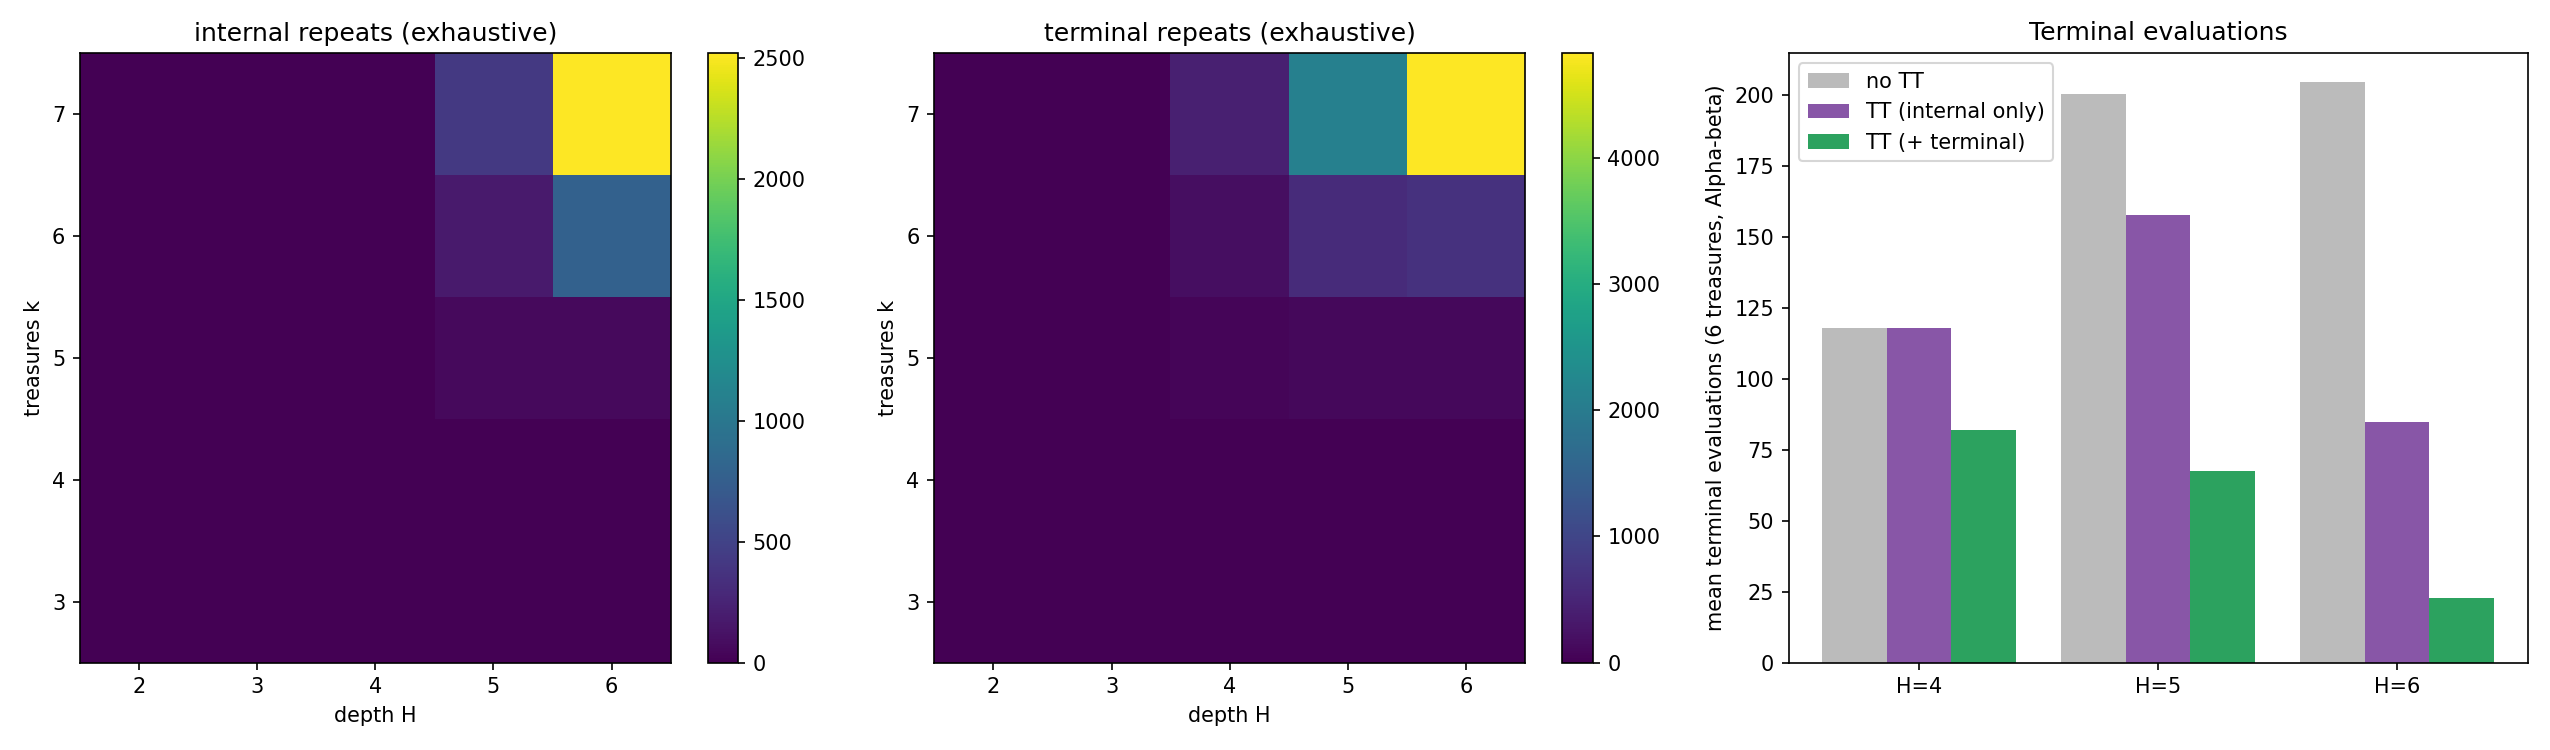

Reproduce this figure in Python.
import os
import random
from collections import Counter

import matplotlib
matplotlib.use('Agg')
import matplotlib.pyplot as plt

from treasure_game_task4 import TreasureGame, make_game, best_move, tt_key, mean, mean_ci, sign_test_p

INF = float('inf')
SEED = 2026
WALL = 'X'
OUT_DIR = os.path.dirname(os.path.abspath(__file__))
PLOT_PATH = os.path.join(OUT_DIR, 'tt_h4_no_effect_task4.png')
REPORT_PATH = os.path.join(OUT_DIR, 'tt_h4_no_effect_task4_results.md')

K_EXHAUSTIVE = range(3, 8)
H_EXHAUSTIVE = range(2, 7)
K_RANDOM = (4, 5, 6)
H_RANDOM = (4, 5, 6)
N_MAPS = 200


def generate_instance(rng, rows, cols, treasure_count, wall_prob, value_low, value_high):
    grid = [[WALL if rng.random() < wall_prob else str(rng.randint(1, 9))
             for _ in range(cols)] for _ in range(rows)]
    cells = [(r, c) for r in range(rows) for c in range(cols)]
    rng.shuffle(cells)
    labels = ['A', 'B'] + [f'T{i}' for i in range(1, treasure_count + 1)]
    for label, (r, c) in zip(labels, cells):
        grid[r][c] = label
    values = {f'T{i}': rng.randint(value_low, value_high) for i in range(1, treasure_count + 1)}
    return [[str(cell) for cell in row] for row in grid], values


def sample_games(seed, count, treasures, rows=7, cols=7, wall_prob=0.2, low=6, high=9):
    rng = random.Random(seed)
    out = []
    while len(out) < count:
        try:
            grid, values = generate_instance(rng, rows, cols, treasures, wall_prob, low, high)
            game = make_game(grid, values)
        except ValueError:
            continue
        out.append(game)
    return out


def structural_game(k):
    names = ['A', 'B'] + [f'T{i}' for i in range(1, k + 1)]
    dist = [[1] * len(names) for _ in names]
    return TreasureGame(names, dist, [0, 0] + [1] * k)


def repeated_visits(keys):
    counts = Counter(keys)
    return sum(v - 1 for v in counts.values() if v > 1)


def enumerate_repeats(k, H):
    game = structural_game(k)
    internal, terminal = [], []

    def walk(state, depth):
        if depth == 0 or not state.left:
            terminal.append(tt_key(state, 0))
            return
        internal.append(tt_key(state, depth))
        for t in state.left:
            walk(game.apply(state, t), depth - 1)

    walk(game.start_state(), H)
    return repeated_visits(internal), repeated_visits(terminal)


def first_depth(values):
    for H in H_EXHAUSTIVE:
        if values[H] > 0:
            return H
    return None


def alphabeta_count(game, state, depth, alpha, beta, stats, table, cache_terminal):
    util = game.utility(state)
    use_tt = table is not None

    if depth == 0 or not state.left:
        if use_tt and cache_terminal:
            key = tt_key(state, 0)
            if key in table:
                stats['terminal_hits'] += 1
                return table[key] + util
            table[key] = 0
        stats['terminal_evals'] += 1
        return util

    key = None
    prev = (-INF, INF)
    if use_tt:
        key = tt_key(state, depth)
        if key in table:
            lo, hi = table[key]
            if lo == hi or lo >= beta - util or hi <= alpha - util:
                stats['internal_hits'] += 1
                if lo == hi or lo >= beta - util:
                    return lo + util
                return hi + util
            prev = (lo, hi)

    stats['internal'] += 1
    alpha0, beta0 = alpha, beta

    if state.a_turn:
        best = -INF
        for t in state.left:
            v = alphabeta_count(game, game.apply(state, t), depth - 1, alpha, beta,
                                stats, table, cache_terminal)
            best = max(best, v)
            alpha = max(alpha, best)
            if alpha >= beta:
                break
    else:
        best = INF
        for t in state.left:
            v = alphabeta_count(game, game.apply(state, t), depth - 1, alpha, beta,
                                stats, table, cache_terminal)
            best = min(best, v)
            beta = min(beta, best)
            if alpha >= beta:
                break

    if use_tt:
        if best <= alpha0:
            lo, hi = -INF, best - util
        elif best >= beta0:
            lo, hi = best - util, INF
        else:
            lo, hi = best - util, best - util
        table[key] = (max(prev[0], lo), min(prev[1], hi))
    return best


def search_root(game, state, depth, table, cache_terminal):
    stats = Counter()
    stats['internal'] += 1
    best = -INF
    for t in state.left:
        v = alphabeta_count(game, game.apply(state, t), depth - 1, best - 1, INF,
                            stats, table, cache_terminal)
        best = max(best, v)
    return best, stats


def fmt_ci(m, lo, hi):
    return f'{m:.1f}（95% 置信区间 {lo:.1f} 到 {hi:.1f}）'


def part_derivation(lines):
    lines.append('推导（不依赖地图）：')
    lines.append('1. 状态由 A 的位置、B 的位置、剩余宝藏、轮到谁、剩余深度决定。')
    lines.append('2. 中间状态（剩余深度大于 0）的重复，需要两条不同的走法得到相同的位置和剩余宝藏。'
                 '第一次可能出现在 4 步之后，且此时必须仍有宝藏可取，因此要求 H≥5 且宝藏数≥5。')
    lines.append('3. 终止状态的重复，只需要 4 步后两人的位置和剩余宝藏相同，因此要求 H≥4 且宝藏数≥4。')
    lines.append('4. 标准置换表只存储中间状态，终止状态直接返回评价值，所以 H=4 时没有可以命中的中间状态。')
    lines.append('')


def part_exhaustive(lines, table):
    lines.append('一、穷举验证（枚举所有走法，与地图无关）')
    for k in K_EXHAUSTIVE:
        internal, terminal = {}, {}
        for H in H_EXHAUSTIVE:
            internal[H], terminal[H] = enumerate_repeats(k, H)
            table[(k, H)] = (internal[H], terminal[H])

        first_internal = first_depth(internal)
        first_terminal = first_depth(terminal)
        derived_internal = 5 if k >= 5 else None
        derived_terminal = 4 if k >= 4 else None
        assert first_internal == derived_internal, (k, first_internal)
        assert first_terminal == derived_terminal, (k, first_terminal)

        lines.append(f'{k} 个宝藏：中间状态首次重复的深度 H = {first_internal or "无"}；'
                     f'终止状态首次重复的深度 H = {first_terminal or "无"}。')
    lines.append('穷举结果与推导一致。')
    lines.append('')


def part_random(lines, results):
    lines.append('二、随机地图实测（Alpha-beta，7×7 地图，每组 200 张）')
    for k in K_RANDOM:
        for H in H_RANDOM:
            games = sample_games(SEED + 10 * k + H, N_MAPS, k)
            rec = {'int_off': [], 'int_std': [], 'int_term': [],
                   'ev_off': [], 'ev_std': [], 'ev_term': [], 'term_hits': []}
            for g in games:
                st = g.start_state()
                ref = best_move(g, st, H)['best_value']

                v0, s0 = search_root(g, st, H, None, False)
                v1, s1 = search_root(g, st, H, {}, False)
                v2, s2 = search_root(g, st, H, {}, True)
                assert v0 == v1 == v2 == ref

                rec['int_off'].append(s0['internal'])
                rec['int_std'].append(s1['internal'])
                rec['int_term'].append(s2['internal'])
                rec['ev_off'].append(s0['terminal_evals'])
                rec['ev_std'].append(s1['terminal_evals'])
                rec['ev_term'].append(s2['terminal_evals'])
                rec['term_hits'].append(s2['terminal_hits'])

            results[(k, H)] = rec

            m1, lo1, hi1 = mean_ci([a - b for a, b in zip(rec['int_off'], rec['int_std'])])
            diffs = [a - b for a, b in zip(rec['ev_std'], rec['ev_term'])]
            m2, lo2, hi2 = mean_ci(diffs)
            p2 = sign_test_p(diffs)
            lines.append(f"宝藏 {k} 个、H={H}：标准置换表相对无置换表少展开内部节点 {fmt_ci(m1, lo1, hi1)}；"
                         f"缓存终止状态相对标准置换表少做终止评价 {fmt_ci(m2, lo2, hi2)}，"
                         f"符号检验 p = {p2:.2g}。")
    lines.append('')


def plot(table, results):
    fig, axes = plt.subplots(1, 3, figsize=(17, 5))
    ks = list(K_EXHAUSTIVE)
    hs = list(H_EXHAUSTIVE)

    for ax, idx, title in ((axes[0], 0, 'internal repeats (exhaustive)'),
                           (axes[1], 1, 'terminal repeats (exhaustive)')):
        data = [[table[(k, H)][idx] for H in hs] for k in ks]
        im = ax.imshow(data, origin='lower', cmap='viridis', aspect='auto')
        ax.set_xticks(range(len(hs)))
        ax.set_xticklabels(hs)
        ax.set_yticks(range(len(ks)))
        ax.set_yticklabels(ks)
        ax.set_xlabel('depth H')
        ax.set_ylabel('treasures k')
        ax.set_title(title)
        fig.colorbar(im, ax=ax)

    ax = axes[2]
    xs = list(range(len(H_RANDOM)))
    k = 6
    off = [mean(results[(k, H)]['ev_off']) for H in H_RANDOM]
    std = [mean(results[(k, H)]['ev_std']) for H in H_RANDOM]
    term = [mean(results[(k, H)]['ev_term']) for H in H_RANDOM]
    ax.bar([x - 0.27 for x in xs], off, width=0.27, label='no TT', color='#bbbbbb')
    ax.bar(xs, std, width=0.27, label='TT (internal only)', color='#8856a7')
    ax.bar([x + 0.27 for x in xs], term, width=0.27, label='TT (+ terminal)', color='#2ca25f')
    ax.set_xticks(xs)
    ax.set_xticklabels([f'H={H}' for H in H_RANDOM])
    ax.set_ylabel('mean terminal evaluations (6 treasures, Alpha-beta)')
    ax.set_title('Terminal evaluations')
    ax.legend()

    fig.tight_layout()
    fig.savefig(PLOT_PATH, dpi=150)


def run():
    lines = []
    table = {}
    results = {}

    part_derivation(lines)
    part_exhaustive(lines, table)
    part_random(lines, results)

    text = '\n'.join(lines)
    print(text)
    with open(REPORT_PATH, 'w', encoding='utf-8') as f:
        f.write(text + '\n')
    plot(table, results)
    print(f'图：{PLOT_PATH}')


if __name__ == '__main__':
    run()
